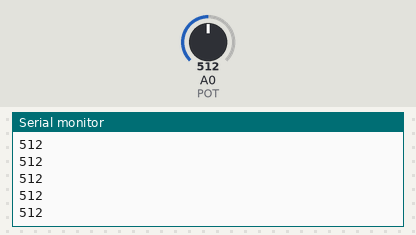
This sketch was run on a simulated Arduino Uno, built with avr-gcc and run on an emulated ATmega328P. Shown: the last lines printed to the serial monitor. The test bench sets the inputs (shaded band); at power-on: A0 (POT) = 512.

Above: at 1.2 s.
1.3 s: A0 (POT) set to 716
At 1.8 s:
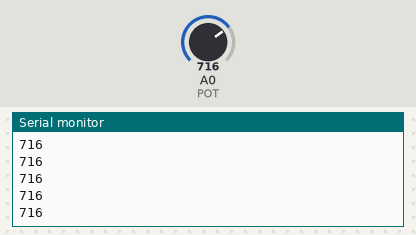
2.8 s: A0 (POT) set to 900
At 3.3 s:
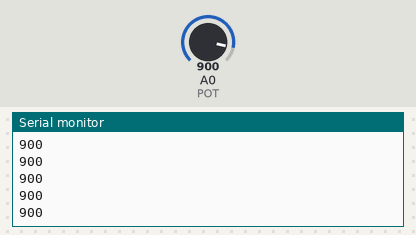
Timing chart, 0 to 5.8 s (numbered marks = the images above; inputs shaded):
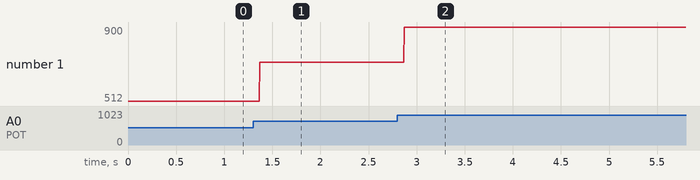

Measured:
- after the input at 1.3 s, the serial monitor: prints a new line after 0.07 s (image 1)
- after the input at 2.8 s, the serial monitor: prints a new line after 0.07 s (image 2)
- plotted number 1: 512 → 716 after the input at 1.3 s, 716 → 900 after the input at 2.8 s

The sketch:

arduino_x_p5_1.ino
```cpp
const int POT = A0;

void setup() {
  // put your setup code here, to run once:
  Serial.begin(9600);
  pinMode(POT, INPUT);

}

void loop() {
  // put your main code here, to run repeatedly:
  int potValue = analogRead(POT);
  Serial.println(potValue);

}
```
